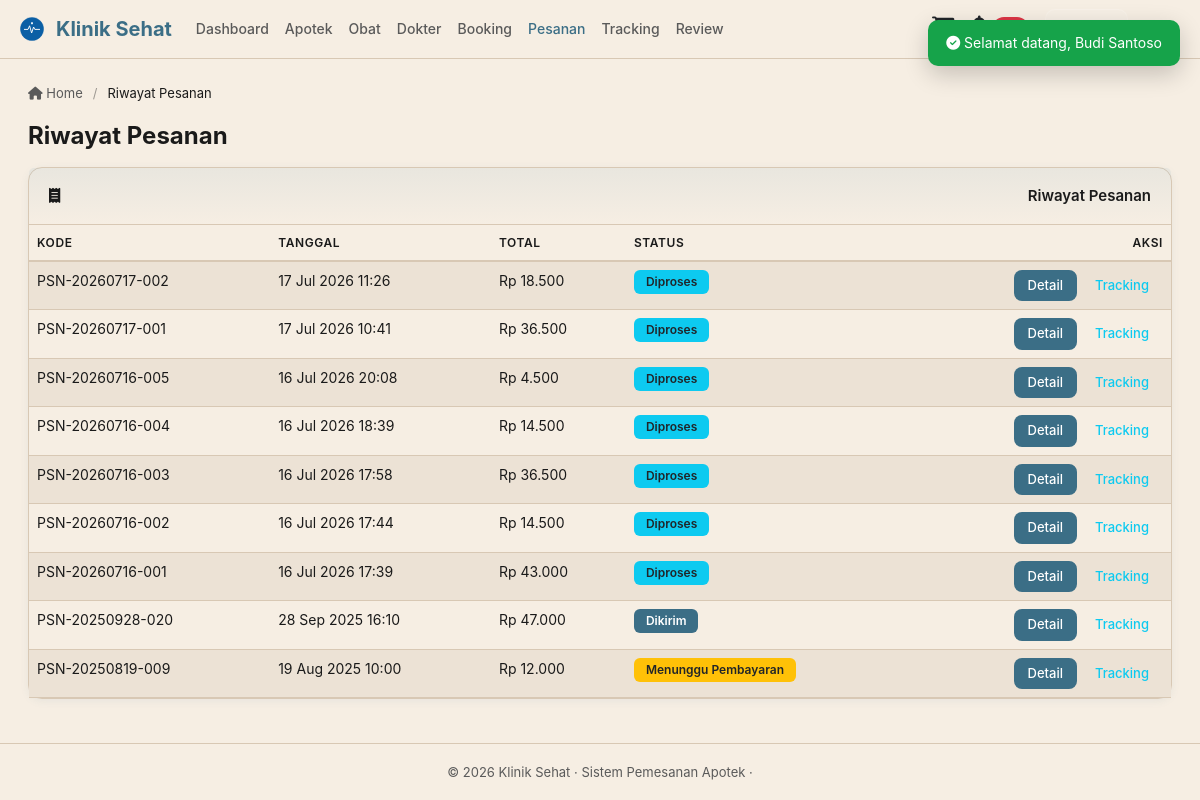
The page /Klinik/user/pesanan/index.php (signed in) on the database its author committed.
### tables this page shows
CREATE TABLE `pesanan` (
  `id_pesanan` int(11) UNSIGNED NOT NULL,
  `kode_pesanan` varchar(30) NOT NULL,
  `id_user` int(11) UNSIGNED NOT NULL,
  `tanggal` datetime NOT NULL DEFAULT current_timestamp(),
  `total` decimal(12,2) NOT NULL DEFAULT 0.00,
  `status` enum('Menunggu Pembayaran','Diproses','Dikirim','Selesai','Dibatalkan') NOT NULL DEFAULT 'Menunggu Pembayaran'
);

### Klinik/user/pesanan/index.php (the view, shortened to what this page needs)
<?php
require_once '../../config/koneksi.php';
$uid = $_SESSION['user']['id_user'];
$pesanan = $pdo->prepare("SELECT * FROM pesanan WHERE id_user=? ORDER BY tanggal DESC");
$pesanan->execute([$uid]);
$pesanan_list = $pesanan->fetchAll();
require_once '../../includes/header_user.php';
?>
<div class="card">
    <div class="card-header"><i class="fas fa-receipt me-2"></i>Riwayat Pesanan</div>
    <div class="card-body p-0">
        <div class="table-responsive">
            <table class="table mb-0" id="table">
                <thead><tr><th>Kode</th><th>Tanggal</th><th>Total</th><th>Status</th><th class="text-end">Aksi</th></tr></thead>
                <tbody>
                <?php foreach ($pesanan_list as $p): ?>
                    <tr>
                        <td><?= e($p['kode_pesanan']) ?></td>
                        <td><?= tgl_waktu($p['tanggal']) ?></td>
                        <td><?= rupiah($p['total']) ?></td>
                        <td><?= status_badge($p['status']) ?></td>
                        <td class="text-end">
                            <a href="<?= BASE_URL ?>user/pesanan/detail.php?id=<?= $p['id_pesanan'] ?>" class="btn btn-sm btn-primary">Detail</a>
                            <a href="<?= BASE_URL ?>user/tracking/?kode=<?= e($p['kode_pesanan']) ?>" class="btn btn-sm btn-outline-info">Tracking</a>
                        </td>
                    </tr>
                <?php endforeach; ?>
                </tbody>
            </table>
        </div>
    </div>
</div>
<?php
require_once '../../includes/footer_user.php';

### Klinik/functions/functions.php (shortened to what this page needs)
<?php
function e($str) {
    return htmlspecialchars((string)($str ?? ''), ENT_QUOTES, 'UTF-8');
}
function rupiah($n) {
    return 'Rp ' . number_format((float)$n, 0, ',', '.');
}
function tgl_waktu($datetime) {
    return date('d M Y H:i', strtotime($datetime));
}
function status_badge($status) {
    $map = [
        'Menunggu Pembayaran' => 'bg-warning text-dark',
        'Diproses'            => 'bg-info text-dark',
        'Dikirim'             => 'bg-primary',
        'Selesai'             => 'bg-success',
        'Dibatalkan'          => 'bg-secondary',
        'Menunggu'            => 'bg-warning text-dark',
        'Lunas'               => 'bg-success',
        'Ditolak'             => 'bg-danger',
        'Dikemas'             => 'bg-info text-dark',
        'Diterima'            => 'bg-success',
        'Gagal'               => 'bg-danger',
        'belum dibaca'        => 'bg-danger',
        'dibaca'              => 'bg-secondary',
    ];
    $cls = $map[$status] ?? 'bg-secondary';
    return '<span class="badge ' . $cls . '">' . e($status) . '</span>';
}

### Klinik/assets/css/style.css (style rules this page uses)
:root { --primary: #3b6e86; --primary-dark: #2e5564; --primary-light: #8aaebf; --bg: #ede4d1; --surface: #f6eee3; --surface-alt: #ece2d5; --text: #1a1a1a; --text-muted: #5a5a5a; --border: #d8c8b4; --sidebar-bg: #3b6e86; --sidebar-dark: #2a5c72; --sidebar-text: #e8f4f8; --sidebar-hover: rgba(138,174,191,.15); --success: #2d8a5e; --danger: #c0392b; --warning: #d4a017; --info: #6f9ab1; --shadow: 0 2px 8px rgba(59,110,134,.08); --shadow-lg: 0 8px 24px rgba(59,110,134,.16); --radius: 14px; --transition: all .25s ease; }
* { box-sizing: border-box; }
body { background: var(--bg); color: var(--text); font-family: 'Inter', 'Segoe UI', system-ui, -apple-system, sans-serif; margin: 0; font-size: 14px; line-height: 1.6; }
a { text-decoration: none; color: var(--primary); transition: var(--transition); }
.card { background: var(--surface); border: 1px solid var(--border); border-radius: var(--radius); box-shadow: var(--shadow); margin-bottom: 20px; transition: var(--transition); }
.card-header { padding: 16px 20px; border-bottom: 1px solid var(--border); font-weight: 600; display: flex; justify-content: space-between; align-items: center; font-size: 15px; background: linear-gradient(180deg, rgba(138,174,191,.12) 0%, transparent 100%); }
.card-body { padding: 20px; }
.btn { border-radius: 8px; font-size: 14px; font-weight: 500; transition: var(--transition); border: none; }
.btn-primary, .bg-primary, .badge.bg-primary, .border-primary, .table .badge.bg-primary, .table td.bg-primary, .table th.bg-primary { background-color: var(--primary) !important; background: var(--primary) !important; border-color: var(--primary) !important; color: #fff !important; }
.btn-primary { background: var(--primary); color: #fff; }
.btn-sm { padding: 6px 14px; font-size: 13px; white-space: nowrap; }
.table { color: var(--text); }
.table > :not(caption) > * > * { background: transparent; }
.table thead th { border-bottom: 2px solid var(--border); font-size: 12px; text-transform: uppercase; letter-spacing: .6px; color: var(--text-muted); font-weight: 600; background: rgba(138,174,191,.08); }
.badge { padding: 6px 12px; border-radius: 6px; font-size: 12px; font-weight: 600; }
.badge.bg-primary { background-color: var(--primary) !important; background: var(--primary) !important; border-color: var(--primary) !important; color: #fff !important; }
.card, .card-body, .modal-content, .dropdown-menu, .table, .table th, .table td, .dataTables_wrapper, .dataTables_scrollHeadInner, .dataTables_scrollBody, .form-control, .form-select, .main, .content, .breadcrumb-custom { background: var(--surface); color: var(--text); }
.table { border-color: var(--border); }
.table th, .table td, .dataTables_wrapper .dataTables_scrollBody table td, .dataTables_wrapper .dataTables_scrollBody table th { background-color: transparent !important; color: var(--text); }
.table thead th { background: rgba(138,174,191,.08); color: var(--text); }
.table tbody tr:nth-of-type(odd) { background: var(--surface-alt); }

### rows shown on the page
pesanan: kode_pesanan "PSN-20260717-002", tanggal "17 Jul 2026 11:26", total "Rp 18.500", status "Diproses"
pesanan: kode_pesanan "PSN-20260717-001", tanggal "17 Jul 2026 10:41", total "Rp 36.500", status "Diproses"
pesanan: kode_pesanan "PSN-20260716-005", tanggal "16 Jul 2026 20:08", total "Rp 4.500", status "Diproses"
pesanan: kode_pesanan "PSN-20260716-004", tanggal "16 Jul 2026 18:39", total "Rp 14.500", status "Diproses"
pesanan: kode_pesanan "PSN-20260716-003", tanggal "16 Jul 2026 17:58", total "Rp 36.500", status "Diproses"
pesanan: kode_pesanan "PSN-20260716-002", tanggal "16 Jul 2026 17:44", total "Rp 14.500", status "Diproses"
pesanan: kode_pesanan "PSN-20260716-001", tanggal "16 Jul 2026 17:39", total "Rp 43.000", status "Diproses"
pesanan: kode_pesanan "PSN-20250928-020", tanggal "28 Sep 2025 16:10", total "Rp 47.000", status "Dikirim"
pesanan: kode_pesanan "PSN-20250819-009", tanggal "19 Aug 2025 10:00", total "Rp 12.000", status "Menunggu Pembayaran"

### other values the page prints
$page_title "Riwayat Pesanan"
